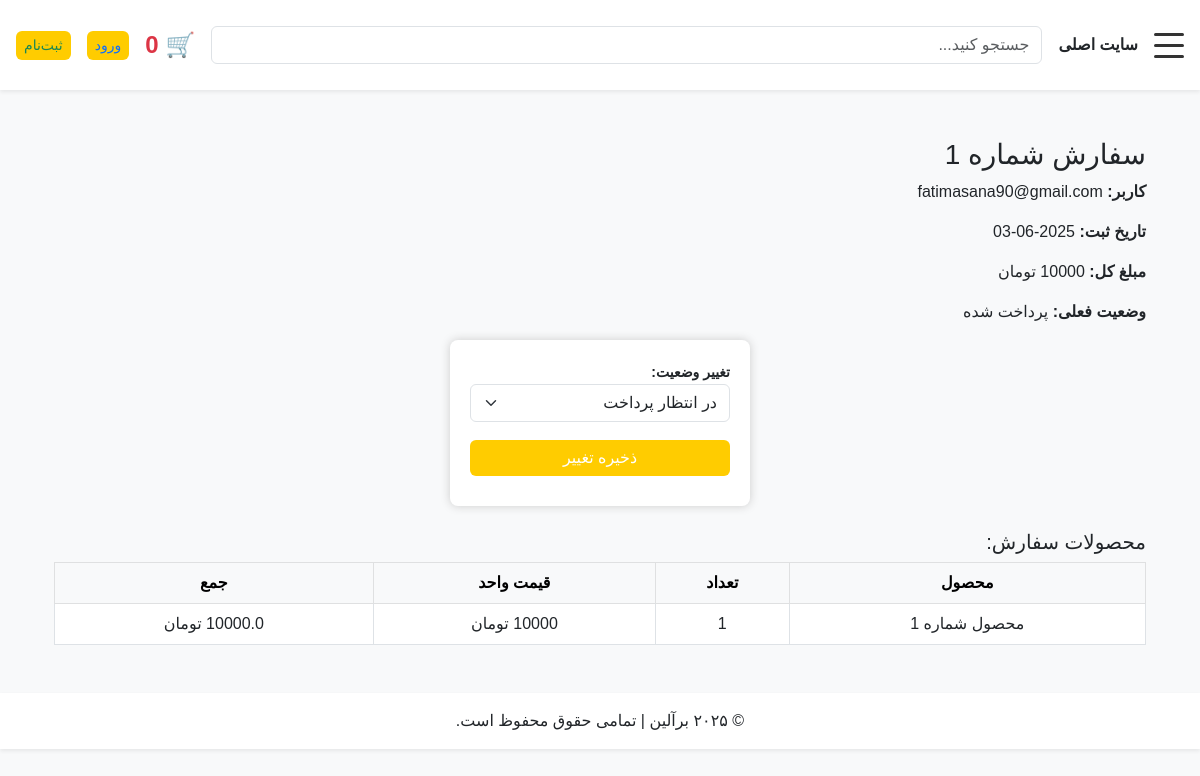
Screenshot of /admin/order/1 with the database file from the repository.
### models.py (models this page shows, shortened)
class Order(db.Model):
    id = db.Column(db.Integer, primary_key=True)
    user_id = db.Column(db.Integer, db.ForeignKey('user.id'))
    customer_name = db.Column(db.String(100), nullable=True)
    total_price = db.Column(db.Float, nullable=False)
    status = db.Column(db.String(50), default='در انتظار پرداخت')
    created_at = db.Column(db.DateTime, default=datetime.utcnow)
    paid = db.Column(db.Boolean, default=False)  # پرداخت شده یا نه
    delivery_status = db.Column(db.String(50), default='در حال پردازش')  # وضعیت ارسال
    user = db.relationship('User', back_populates='orders')
    items = db.relationship('OrderItem', back_populates='order', cascade='all, delete-orphan', lazy='joined')
    payments = db.relationship('Payment', back_populates='order', cascade='all, delete-orphan', lazy='joined')

class User(UserMixin, db.Model):
    id = db.Column(db.Integer, primary_key=True)
    email = db.Column(db.String(150), unique=True, nullable=False)
    password = db.Column(db.String(200), nullable=False)
    is_admin = db.Column(db.Boolean, default=False)
    orders = db.relationship('Order', back_populates='user', lazy='dynamic')
    transactions = db.relationship('Transaction', back_populates='user', lazy='dynamic')

class OrderItem(db.Model):
    id = db.Column(db.Integer, primary_key=True)
    order_id = db.Column(db.Integer, db.ForeignKey('order.id'), nullable=False)
    product_id = db.Column(db.Integer, db.ForeignKey('product.id'), nullable=False)
    name = db.Column(db.String(100))
    quantity = db.Column(db.Integer, nullable=False)
    price = db.Column(db.Float, nullable=False)
    product = db.relationship('Product')
    order = db.relationship('Order', back_populates='items')

class Product(db.Model):
    id = db.Column(db.Integer, primary_key=True)
    name = db.Column(db.String(100), nullable=False)
    stock = db.Column(db.Integer, nullable=False)
    price = db.Column(db.Float, nullable=False)
    category = db.Column(db.String(50), nullable=False)
    image_url = db.Column(db.String(100), nullable=True)
    suppliers = db.relationship('Supplier', back_populates='product', lazy='dynamic')

### routes/main_routes.py (the view)
@main.route('/admin/order/<int:order_id>', methods=['GET', 'POST'])
def view_invoice(order_id):
    order = Order.query.get_or_404(order_id)
    if request.method == 'POST':
        new_status = request.form.get('status')
        order.status = new_status
        db.session.commit()
        flash('وضعیت سفارش با موفقیت به‌روزرسانی شد.', 'success')
        return redirect(url_for('view_invoice', order_id=order.id))
    return render_template('admin/order_detail.html', order=order)

### templates/admin/order_detail.html (shortened to what this page needs)
{% extends "base.html" %}
{% block content %}
<div class="container mt-5">
    <h3>سفارش شماره {{ order.id }}</h3>
    <p><strong>کاربر:</strong> {{ order.user.email if order.user else "مهمان" }}</p>
    <p><strong>تاریخ ثبت:</strong> {{ order.created_at.strftime('%Y-%m-%d') }}</p>
    <p><strong>مبلغ کل:</strong> {{ order.total_price | int }} تومان</p>
    <p><strong>وضعیت فعلی:</strong> {{ order.status }}</p>
    <form method="post" class="my-3">
        <label>تغییر وضعیت:</label>
        <select name="status" class="form-select mb-2">
            <option value="در انتظار پرداخت">در انتظار پرداخت</option>
        </select>
        <button type="submit" class="btn btn-primary">ذخیره تغییر</button>
    </form>
    <h5 class="mt-4">محصولات سفارش:</h5>
    <table class="table table-bordered text-center">
        <thead class="table-light">
            <tr>
                <th>محصول</th>
                <th>تعداد</th>
                <th>قیمت واحد</th>
                <th>جمع</th>
            </tr>
        </thead>
        <tbody>
            {% for item in order.items %}
            <tr>
                <td>{{ item.product.name }}</td>
                <td>{{ item.quantity }}</td>
                <td>{{ item.price | int }} تومان</td>
                <td>{{ item.price * item.quantity | int }} تومان</td>
            </tr>
            {% endfor %}
        </tbody>
    </table>
</div>
{% endblock %}

### static/css/style.css (style rules this page uses)
html { scroll-behavior: smooth; }
body { font-family: 'Vazirmatn', 'IRANSans', Tahoma, sans-serif; direction: rtl; background-color: #f8f9fa; margin: 0; padding: 0; }
form { width: 300px; margin: 0 auto; background: white; padding: 20px; box-shadow: 0 0 10px #ccc; border-radius: 8px; }
input, button { width: 100%; padding: 10px; margin: 10px 0; font-size: 14px; box-sizing: border-box; }
button, .btn { background-color: #ffcc00; border: none; cursor: pointer; border-radius: 6px; transition: background-color 0.3s ease; }
label { font-weight: bold; font-size: 14px; }

### rows the page displays
Order: id "1", created_at "2025-06-03", total_price "10000", status "پرداخت شده"
User: user "fatimasana90@gmail.com"
OrderItem: product.name "محصول شماره 1", quantity "1", price "10000", item.price*item.quantity|int "10000.0"
